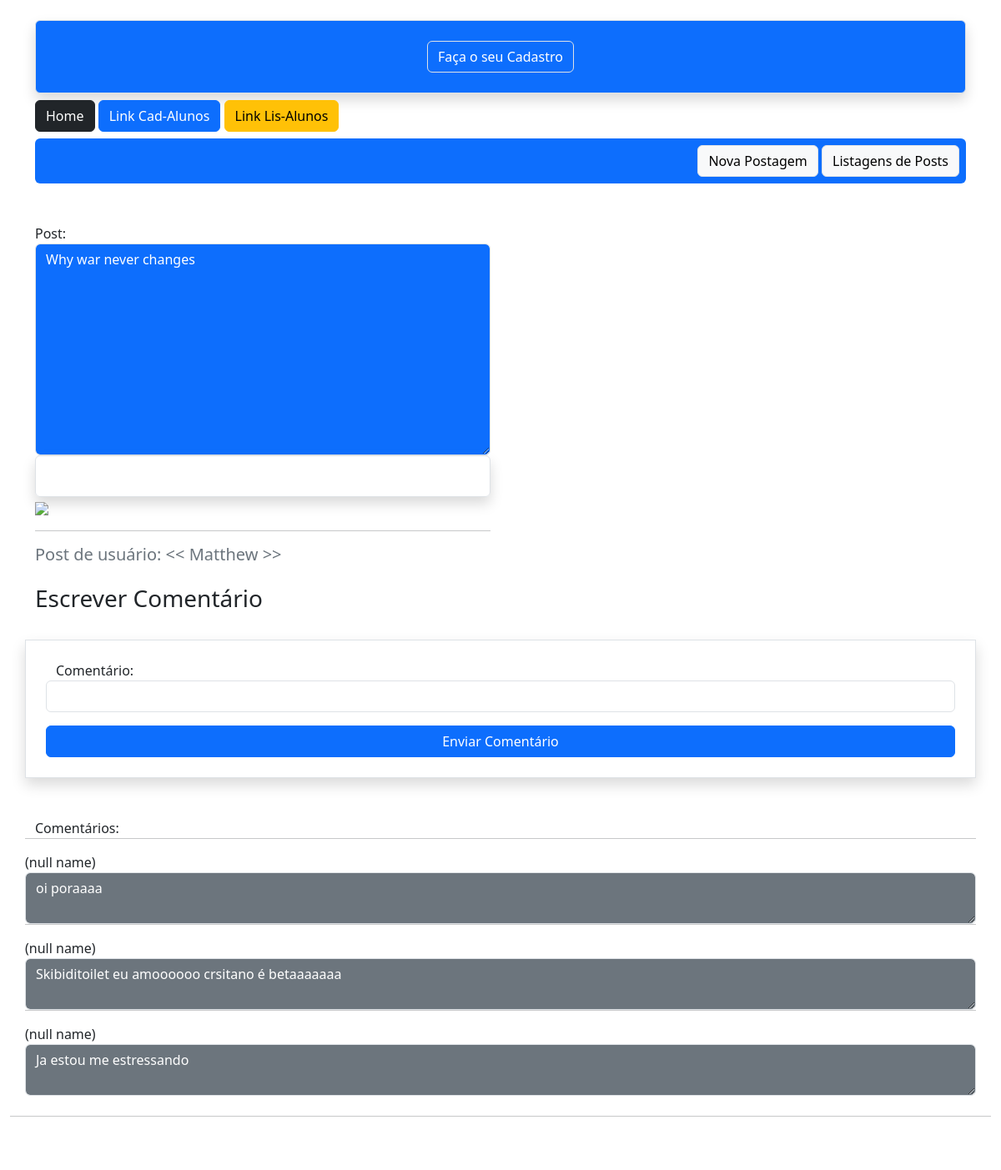
Screenshot of /post/2 with the database file from the repository.
### app/models.py (models this page shows, shortened)
class Post(db.Model):
    id = db.Column(db.Integer, primary_key = True)
    data_criação = db.Column(db.DateTime,default=datetime.now())
    mensagem = db.Column(db.String, nullable=True)
    user_id = db.Column(db.Integer, db.ForeignKey('user.id'),nullable=True)
    coms = db.relationship('ClasseComentario', backref='Post',lazy=True)
    imagem = db.Column(db.String, nullable=True, default='default.png')

class User(db.Model, UserMixin):
    id = db.Column(db.Integer, primary_key = True)
    nome = db.Column(db.String, nullable = True)
    sobrenome = db.Column(db.String, nullable = True)
    email = db.Column(db.String, nullable = True)
    senha = db.Column(db.String, nullable = True)
    posts = db.relationship('Post', backref='user',lazy=True)

class ClasseComentario(db.Model):
    id = db.Column(db.Integer, primary_key = True)
    data_criação = db.Column(db.DateTime,default=datetime.now())
    comentario = db.Column(db.String, nullable=True)
    post_id = db.Column(db.Integer, db.ForeignKey('post.id'),nullable=True)

### app/views.py (the view)
@app.route('/post/<int:id>', methods={'GET','POST'})
def PostDetail(id):
    obj = Post.query.get(id)
    post= Post.query.get(id)
    form = PostComentarioForm()
    if form.validate_on_submit():
        form.save(id)
        return redirect(url_for('PostLista'))
    comentario = ClasseComentario.query.filter_by(post_id=id).all()
    return render_template('post_detail.html',post=post, obj=obj, form=form, comentario = comentario)

### app/forms.py (shortened to what this page needs)
class PostComentarioForm(FlaskForm):
    comentario = StringField('Comentário:', validators=[DataRequired()])
    btnSubmit2 = SubmitField('Enviar Comentário')

### app/templates/post_detail.html (shortened to what this page needs)
{% extends 'base.html' %}
{% block content %}
<div class="container">
{% include 'nave.html' %}
<div class="row mt-4">
    <div class ="col-md-6 mt-4">
        Post:
        <textarea type="text" rows="10" class="form-control bg-primary text-white" readonly>{{obj.mensagem}}</textarea>
        <div class="col-12 border rounded p-4 shadow"></div>
        <img src="{{url_for('static', filename='data/post/{}'.format(post.imagem))}}" style="max-width:300px;">
        <hr>
    </div>
</div>
    <div class="text-secondary"> <h5>Post de usuário: << {{obj.user.nome}} >></h5> </div>
    <div class="row mt-4">
        <h3>Escrever Comentário</h3>
    </div>
    <form action="" method="post" class="row mt-4 p-4 round border shadow">
    {{form.comentario.label()}}
    {{form.comentario(class="form-control")}}
    {{form.btnSubmit2(class="btn btn-primary col-12 mt-3")}}
    </form>
    <div class="row mt-4">
        <div class ="col-md-6 mt-4">
            Comentários:
        </div>
            {% for comentario in comentario %}
            <hr>
                (null name)
            <textarea type="text" rows="2" class="form-control bg-secondary text-white" readonly>{{ comentario.comentario }}</textarea>
            {% endfor %}
        </div>
    </div>
    <hr class = "mt-4 p-4">
{% endblock %}

### rows the page displays
Post: mensagem "Why war never changes"
User: user.nome "Matthew"
ClasseComentario: comentario "oi poraaaa"
ClasseComentario: comentario "Skibiditoilet eu amoooooo crsitano é betaaaaaaa"
ClasseComentario: comentario "Ja estou me estressando"
